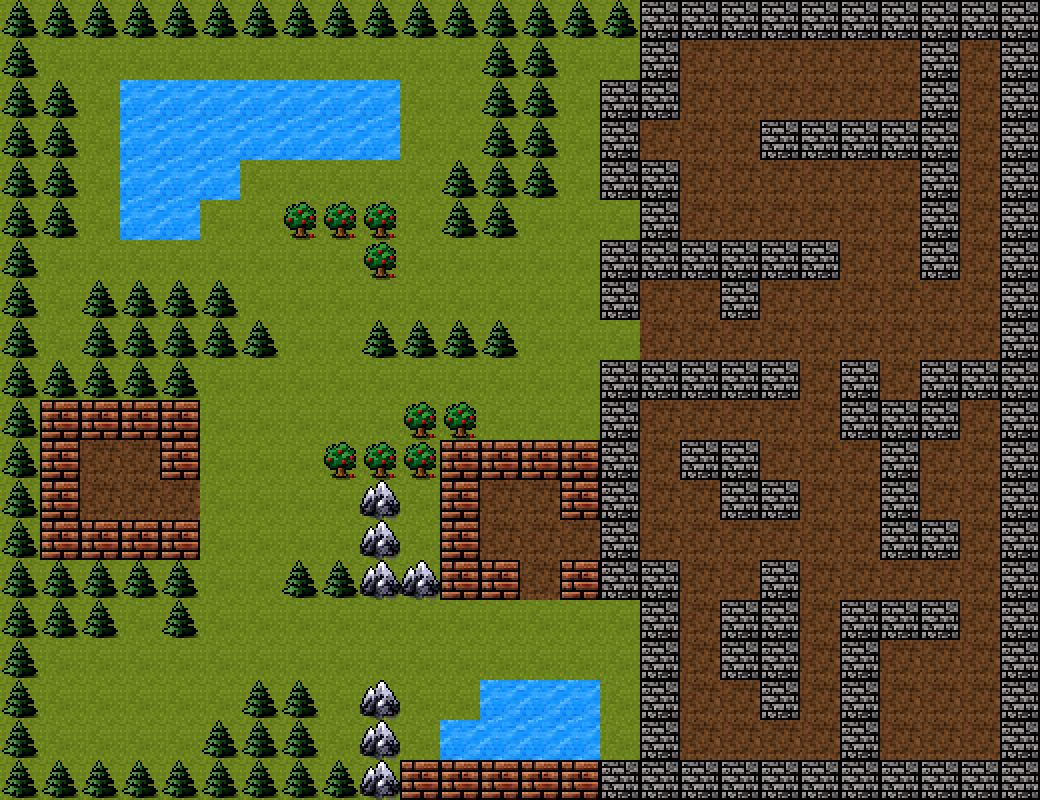

Rendered tile map (Tiled .tmx) drawn with the repository's tilesets; below, a short description and the map source with its tile grids summarised:
An orthogonal 26x20 tile map with 40x40 px tiles, 2 tile layers (backgroundLayer, collisionLayer) and 44 objects.

<map version="1.0" orientation="orthogonal" renderorder="right-down" width="26" height="20" tilewidth="40" tileheight="40" nextobjectid="45">
 <tileset firstgid="1" name="terrains" tilewidth="40" tileheight="40" tilecount="16" columns="8">
  <image source="../images/terrains.png" width="320" height="80" />
 </tileset>
 <layer name="backgroundLayer" width="26" height="20">
  <data>[520 cells, 520 non-empty, 2 distinct tile ids]</data>
 </layer>
 <layer name="collisionLayer" width="26" height="20">
  <data>[520 cells, 262 non-empty, 6 distinct tile ids]</data>
 </layer>
 <objectgroup name="objectsLayer">
  <object id="1" gid="6" x="548" y="255" width="40" height="40">
   <properties>
    <property name="asset" value="potion" />
    <property name="health" value="4" />
    <property name="type" value="item" />
   </properties>
  </object>
  <object id="2" gid="14" x="435" y="147" width="40" height="40">
   <properties>
    <property name="asset" value="sword" />
    <property name="attack" value="2" />
    <property name="type" value="item" />
   </properties>
  </object>
  <object id="3" gid="15" x="272" y="83" width="40" height="40">
   <properties>
    <property name="asset" value="chest" />
    <property name="gold" value="25" />
    <property name="type" value="item" />
   </properties>
  </object>
  <object id="4" gid="14" x="94" y="497" width="40" height="40">
   <properties>
    <property name="asset" value="sword" />
    <property name="attack" value="2" />
    <property name="type" value="item" />
   </properties>
  </object>
  <object id="5" gid="14" x="108" y="748" width="40" height="40">
   <properties>
    <property name="asset" value="sword" />
    <property name="attack" value="2" />
    <property name="type" value="item" />
   </properties>
  </object>
  <object id="6" gid="14" x="824" y="523" width="40" height="40">
   <properties>
    <property name="asset" value="sword" />
    <property name="attack" value="2" />
    <property name="type" value="item" />
   </properties>
  </object>
  <object id="7" gid="15" x="805" y="90" width="40" height="40">
   <properties>
    <property name="asset" value="chest" />
    <property name="gold" value="25" />
    <property name="type" value="item" />
   </properties>
  </object>
  <object id="8" gid="15" x="901" y="691" width="40" height="40">
   <properties>
    <property name="asset" value="chest" />
    <property name="gold" value="25" />
    <property name="type" value="item" />
   </properties>
  </object>
  <object id="9" gid="15" x="492" y="533" width="40" height="40">
   <properties>
    <property name="asset" value="chest" />
    <property name="gold" value="25" />
    <property name="type" value="item" />
   </properties>
  </object>
  <object id="10" gid="15" x="50" y="746" width="40" height="40">
   <properties>
    <property name="asset" value="chest" />
    <property name="gold" value="25" />
    <property name="type" value="item" />
   </properties>
  </object>
  <object id="11" gid="6" x="48" y="690" width="40" height="40">
   <properties>
    <property name="asset" value="potion" />
    <property name="health" value="4" />
    <property name="type" value="item" />
   </properties>
  </object>
  <object id="12" gid="6" x="863" y="89" width="40" height="40">
   <properties>
    <property name="asset" value="potion" />
    <property name="health" value="4" />
    <property name="type" value="item" />
   </properties>
  </object>
  <object id="13" gid="6" x="939" y="496" width="40" height="40">
   <properties>
    <property name="asset" value="potion" />
    <property name="health" value="4" />
    <property name="type" value="item" />
   </properties>
  </object>
  <object id="14" gid="6" x="650" y="537" width="40" height="40">
   <properties>
    <property name="asset" value="potion" />
    <property name="health" value="8" />
    <property name="type" value="item" />
   </properties>
  </object>
  <object id="15" gid="6" x="227" y="482" width="40" height="40">
   <properties>
    <property name="asset" value="potion" />
    <property name="health" value="4" />
    <property name="type" value="item" />
   </properties>
  </object>
  <object id="16" gid="6" x="423" y="663" width="40" height="40">
   <properties>
    <property name="asset" value="potion" />
    <property name="health" value="4" />
    <property name="type" value="item" />
   </properties>
  </object>
  <object id="17" gid="6" x="580" y="657" width="40" height="40">
   <properties>
    <property name="asset" value="potion" />
    <property name="health" value="4" />
    <property name="type" value="item" />
   </properties>
  </object>
  </objectgroup>
</map>
<!-- 27 of 44 objects omitted -->
